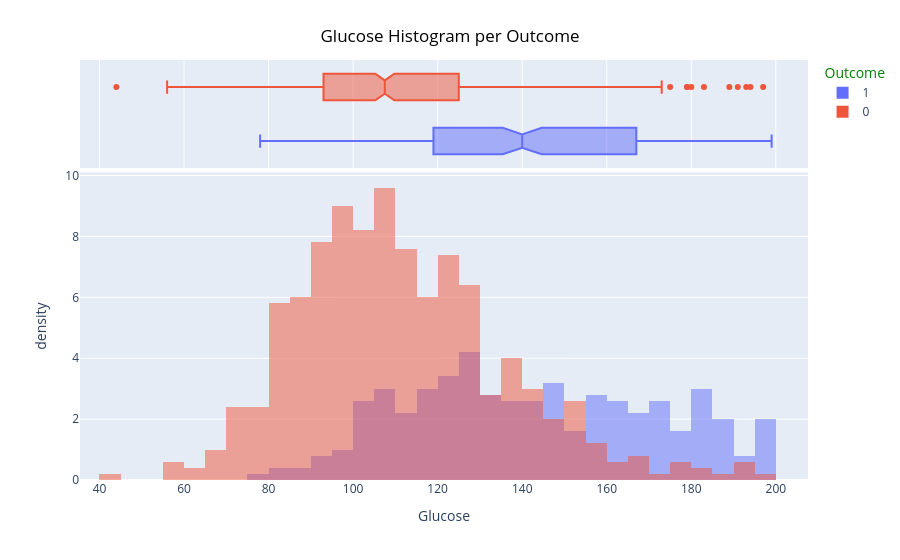

The cell this chart's notebook holds for it:
### Markdown cell above
Looking at the figure above, the correlation coefficient between Outcome and Glucose is the highest at 0.49. Let's examine this in more depth.

### Code cell
fig = px.histogram(diabetes_df, x="Glucose", 
                   color="Outcome", 
                   marginal="box",
                   barmode ="overlay",
                   histnorm ='density'
                  )  
fig.update_layout(
    title_font_color="black",
    legend_title_font_color="green",
    title={
        'text': "Glucose Histogram per Outcome",
        'x':0.5,
        'xanchor': 'center',
        'yanchor': 'top'},
)
fig.show()

### Figure 1 — Plotly figure (JSON) as saved in the notebook; plotly's stock layout.template omitted (floating-point values rounded to 4 significant figures; data arrays with more than 128 entries replaced by an {"elided": "..."} marker saying what was removed)
{"data": [{"bingroup": "x", "histnorm": "density", "hovertemplate": "Outcome=1<br>Glucose=%{x}<br>density=%{y}<extra></extra>", "legendgroup": "1", "marker": {"color": "#636efa", "opacity": 0.5, "pattern": {"shape": ""}}, "name": "1", "orientation": "v", "showlegend": true, "type": "histogram", "x": {"elided": "268 float values"}, "xaxis": "x", "yaxis": "y"}, {"hovertemplate": "Outcome=1<br>Glucose=%{x}<extra></extra>", "legendgroup": "1", "marker": {"color": "#636efa"}, "name": "1", "notched": true, "showlegend": false, "type": "box", "x": {"elided": "268 float values"}, "xaxis": "x2", "yaxis": "y2"}, {"bingroup": "x", "histnorm": "density", "hovertemplate": "Outcome=0<br>Glucose=%{x}<br>density=%{y}<extra></extra>", "legendgroup": "0", "marker": {"color": "#EF553B", "opacity": 0.5, "pattern": {"shape": ""}}, "name": "0", "orientation": "v", "showlegend": true, "type": "histogram", "x": {"elided": "500 float values"}, "xaxis": "x", "yaxis": "y"}, {"hovertemplate": "Outcome=0<br>Glucose=%{x}<extra></extra>", "legendgroup": "0", "marker": {"color": "#EF553B"}, "name": "0", "notched": true, "showlegend": false, "type": "box", "x": {"elided": "500 float values"}, "xaxis": "x2", "yaxis": "y2"}], "layout": {"barmode": "overlay", "legend": {"title": {"font": {"color": "green"}, "text": "Outcome"}, "tracegroupgap": 0}, "margin": {"t": 60}, "title": {"font": {"color": "black"}, "text": "Glucose Histogram per Outcome", "x": 0.5, "xanchor": "center", "yanchor": "top"}, "xaxis": {"anchor": "y", "domain": [0, 1], "title": {"text": "Glucose"}}, "xaxis2": {"anchor": "y2", "domain": [0, 1], "matches": "x", "showgrid": true, "showticklabels": false}, "yaxis": {"anchor": "x", "domain": [0, 0.7326], "title": {"text": "density"}}, "yaxis2": {"anchor": "x2", "domain": [0.7426, 1], "matches": "y2", "showgrid": false, "showline": false, "showticklabels": false, "ticks": ""}}}
